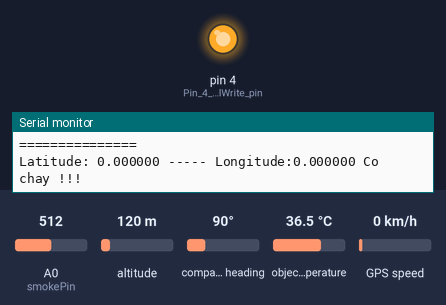
Bench run of a sketch on a simulated Arduino Uno, built with avr-gcc and run on an emulated ATmega328P. Parts: output pins drawn as LEDs (lit = HIGH), the last lines printed to the serial monitor. The test bench sets the inputs (shaded band); at power-on: A0 (smokePin) = 512, altitude 120 m, compass heading 90°, object temperature 36.5 °C, GPS speed 0 km/h. The GPS gets a fix after 3 s at 37.7749, -122.4194 with 8 satellites; the modem accepts every AT command (registered, SIM ready, sends succeed) and sends nothing else.

Above: at 1.5 s.
At 12.1 s:
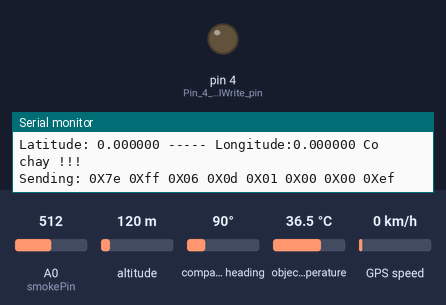
Timing chart, 0 to 28.6 s (numbered marks = the images above):
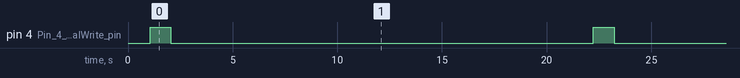

Measured:
- by itself, pin 4 (Pin_4_to_digitalWrite_pin): alternates HIGH for 1.0 s and LOW for 20.2 s

The sketch:

main.ino
```cpp
//====================Define and include library====================//
#include <Wire.h>
#include <SoftwareSerial.h>
#include <Adafruit_MLX90614.h>
#include <TinyGPS++.h>
Adafruit_MLX90614 mlx = Adafruit_MLX90614();     // Library Temp Sensor.
SoftwareSerial gpsSerial(2,3); // RX, TX
SoftwareSerial mp3(6, 7);                       // Define Rx_pin Tx_pin.
SoftwareSerial sim800Serial(10, 11); // RX, TX
const String myphone = "0347969180";// Thay đổi số điện thoại ở đây !!!
//====================Smoke sensor and Temp sensor====================//
volatile  int smokeValue;                        // Smoke value.
volatile  int tempValue;                          // Temp value.
volatile  float a;                                // Value Latitude
volatile  float b;                                // Value Longitude
  String Data_ESP;
char a_buffer[10];
char b_buffer[10];
const int smokePin = A0;
TinyGPSPlus gps;
// Connect smoke sensor to A0.
//====================MP3 Player======================================//
static int8_t Send_buf[8] = {0};                 // Buffer to send commands.
static uint8_t ansbuf[10] = {0};                 // Buffer to receive response.

#define CMD_SEL_DEV           0X09               // Select device.
#define DEV_TF                0X02               // 02 for TF card.
#define CMD_PLAY              0X0D               // Play music.
void setup() {
  pinMode(4, OUTPUT); // Pin 4 to digitalWrite pin 12 - ESP32 Cam HIGH
  // Cần đặt đúng số thứ tự begin để tránh gây xung đột cổng.
  mp3.begin(9600);
  sim800Serial.begin(9600);
  gpsSerial.begin(9600);
  mlx.begin();
  Serial.begin(115200);
  delay(500);
  Serial.println();
  sendCommand(CMD_SEL_DEV, 0, DEV_TF);
  delay(500);
  while (sim800Serial.available()) {
    char c = sim800Serial.read();
    Serial.println(c);
  }
}
void loop() {
  int smokeValue, tempValue;
  readSensor(smokeValue, tempValue);
  Serial.println(tempValue);
  Serial.println(smokeValue);
  Serial.println("===============");
  while (gpsSerial.available() > 0) {
    if (gps.encode(gpsSerial.read())) {
      // Lấy thông tin vị trí
      float latitude = gps.location.lat();
      float longitude = gps.location.lng();
      // Gửi tin nhắn chứa thông tin vị trí qua SIM800A
      //sendLocationSMS(latitude, longitude);
      // In thông tin vị trí lên Serial Monitor
      a = latitude;
      b = longitude;
      // Convert Data to String to Send ESP32 send Email Captions.
      String GPS_ESP = ("Latitude: " + String(dtostrf(a, 4, 6, a_buffer)) + " ----- " + "Longitude:" + String(dtostrf(b, 4, 6, b_buffer))+ " Co chay !!!");
      Data_ESP = GPS_ESP;
    }
  }
  Serial.println(Data_ESP);
  //====================Check the value of the sensor====================//
  // SET ĐỘ NHẬY CỦA CẢM BIẾN KHÓI VÀ CẢM BIẾN NHIỆT KHÔNG TIẾP XÚC>.
  if (smokeValue > 600 || tempValue > 30) {
    digitalWrite(4, 1);
    delay(1000);
    digitalWrite(4, 0);
    sendCommand(CMD_PLAY);//The value of sensor is greater -> play music.
    sendLocationSMS(a, b); // Send GPS Location of Fire ware.
  }
}
void readSensor(int& smokeValue, int& tempValue) {
  //====================Read sensor value===============================//
  smokeValue = analogRead(smokePin);
  tempValue = mlx.readObjectTempC();
}
void sendCommand(byte command) {
  sendCommand(command, 0, 0);
}
void sendCommand(byte command, byte dat1, byte dat2) {
  delay(20);
  Send_buf[0] = 0x7E;                           // Every command should start with $(0x7E).
  Send_buf[1] = 0xFF;                           // Version information.
  Send_buf[2] = 0x06;                           // The number of bytes of the command without starting byte and ending byte.
  Send_buf[3] = command;                        // Such as PLAY and PAUSE and so on.
  Send_buf[4] = 0x01;                           // 0x00 = not feedback, 0x01 = feedback.
  Send_buf[5] = dat1;                           // Data1.
  Send_buf[6] = dat2;                           // Data2.
  Send_buf[7] = 0xEF;                           // Ending byte of the command.
  Serial.print("Sending: ");
  for (uint8_t i = 0; i < 8; i++) {
    mp3.write(Send_buf[i]) ;
    Serial.print(sbyte2hex(Send_buf[i]));
  }
  Serial.println();
}
String sbyte2hex(uint8_t b) {
  String shex;
  shex = "0X";
  if (b < 16) shex += "0";
  shex += String(b, HEX);
  shex += " ";
  return shex;
}
//====================For hex to integer conversion====================//
int shex2int(char *s, int n) {
  int r = 0;
  for (int i = 0; i < n; i++) {
    if (s[i] >= '0' && s[i] <= '9') {
      r *= 16;
      r += s[i] - '0';
    } else if (s[i] >= 'A' && s[i] <= 'F') {
      r *= 16;
      r += (s[i] - 'A') + 10;
    }
  }
  return r;
}
String sanswer(void) {
  uint8_t i = 0;
  String mp3answer = "";
  //====================Get only 10 Bytes====================//
  while (mp3.available() && (i < 10)) {
    uint8_t b = mp3.read();
    ansbuf[i] = b;
    i++;
    mp3answer += sbyte2hex(b);
  }
  //====================If the answer format is correct====================//
  if ((ansbuf[0] == 0x7E) && (ansbuf[9] == 0xEF)) {
    return mp3answer;
  }
  return "???: " + mp3answer;
}
//===================================SendLocation=========================//
void sendLocationSMS(float latitude, float longitude) {
  sim800Serial.println("AT");
  sim800Serial.println("AT+CMGF=1"); // Đặt chế độ văn bản (text mode)
  // Gửi lệnh AT để thiết lập chế độ vị trí GPS
  sim800Serial.println("AT+CMGS=\"" + myphone + "\"");// Lệnh gửi tin nhắn đến số điện thoại
  delay(10000);
  sim800Serial.println("GPS Location Canh Bao Chay:");
  //  Thay đổi nội dung tin nhắn SMS
  // Nếu muốn để cố định địa chỉ GPS thì đặt thêm //.
  //sim800Serial.println("Latitude:  " + String(latitude, 6));
  //sim800Serial.println("Longitude: " + String(longitude, 6));
  sim800Serial.println("Latitude: 21.xxxx ");
  sim800Serial.println("Longitude:105.xxxx ");
  sim800Serial.write(26); // Gửi ký tự kết thúc (Ctrl+Z)
  Serial.println("Sent Successfully ...");
  delay(10000);
}
```
